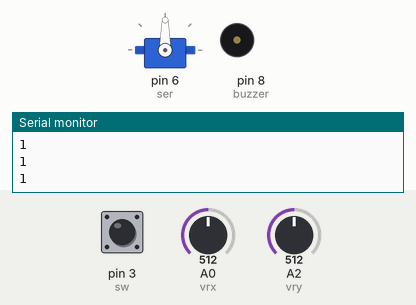
Simulated run of this sketch. Board: Arduino Uno, built with avr-gcc and run on an emulated ATmega328P. Parts: servo, buzzer (waves = sounding, pin HIGH), the last lines printed to the serial monitor. The test bench sets the inputs (shaded band); at power-on: pin 3 (sw) HIGH, A0 (vrx) = 512, A2 (vry) = 512.

Above: at 1.2 s.
1.3 s: pin 3 (sw) pulled LOW for 1 s
At 1.55 s:
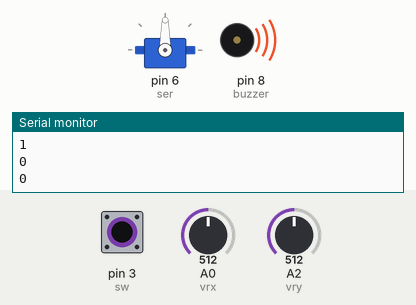
4.3 s: A0 (vrx) set to 716
At 5.5 s:
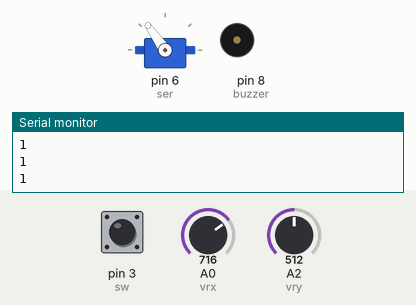
5.8 s: pin 3 (sw) pulled LOW for 0.15 s
At 7.1 s:
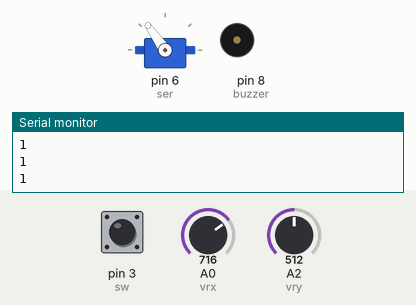
7.4 s: A0 (vrx) set to 900
At 8.4 s:
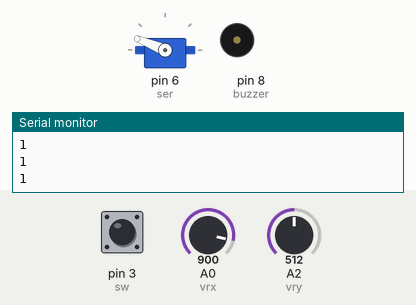
8.9 s: pin 3 (sw) pulled LOW for 0.15 s
At 9.8 s:
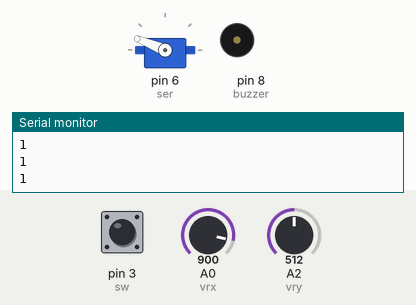
10.5 s: A0 (vrx) set to 1023
At 11.2 s:
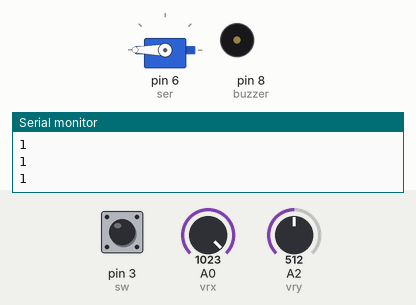
Timing chart, 0 to 13.0 s (numbered marks = the images above; inputs shaded):
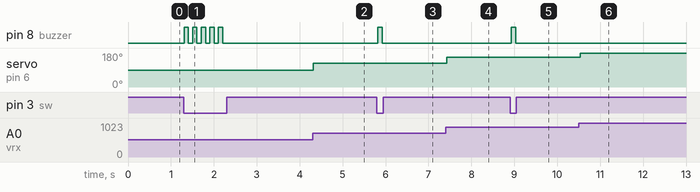

The sketch:

controling_servo_using_joystick.ino
```cpp
/**
 Author : Jayanth.s
 Date : 10/8/2020
 **/
#include <Servo.h>
int vrx=A0; //pin of vrx
int vry=A2; //pin of vry
int sw=3;   //pin of switch
int Xvalue; //variable to store X axis value
int Yvalue; //variable to store Y axis value
int Svalue; //variavle to store switch value
int ser=6;  //pin of servo
float angle;  //variable to servo values
int del=100; //delay time period
int buzzer=8;  //buzzer pin
Servo myservo; //name of my servo

void setup() {
  Serial.begin(9600); //setting up the serial port
  myservo.attach(ser); //indicating myservo is connected to pin 6(ser)
  pinMode(vrx, INPUT); //vrx is input terminal
  pinMode(vry, INPUT); //vry is input terminal
  pinMode(sw, INPUT); //switch is input terminal
  pinMode(ser, OUTPUT); //Servo terminal is output
  pinMode(buzzer, OUTPUT); //Buzzer terminal is output
  digitalWrite(sw, HIGH); //Setting servo pin high
}

void loop() {
  Xvalue = analogRead(vrx); //reading values from vrx and storing into Xvalue
  Yvalue = analogRead(vry); //reading values from vry and storing into Yvalue
  Svalue = digitalRead(sw); //reading switch value
  Serial.println(Svalue);
  angle = ((180./1023.)*Xvalue);

  if(Svalue == 0){
     digitalWrite(buzzer, HIGH);  //telling the buzzer to buzz if sw is 0
     delay(del);
     digitalWrite(buzzer, LOW);
  }

  myservo.write(angle);
  delay(del);

}
```

Measured:
- after the input at 1.3 s, pin 8 (buzzer): alternates HIGH for 0.10 s and LOW for 0.10 s, 10 changes in all, then stays LOW, starting at once
- after the input at 4.3 s, servo on pin 6 (ser): 90° → 125° at once
- after the input at 5.8 s, pin 8 (buzzer): LOW → HIGH at once, → LOW 0.10 s later
- after the input at 7.4 s, servo on pin 6 (ser): 125° → 158° at once
- after the input at 8.9 s, pin 8 (buzzer): LOW → HIGH at once, → LOW 0.10 s later
- after the input at 10.5 s, servo on pin 6 (ser): 158° → 180° at once
